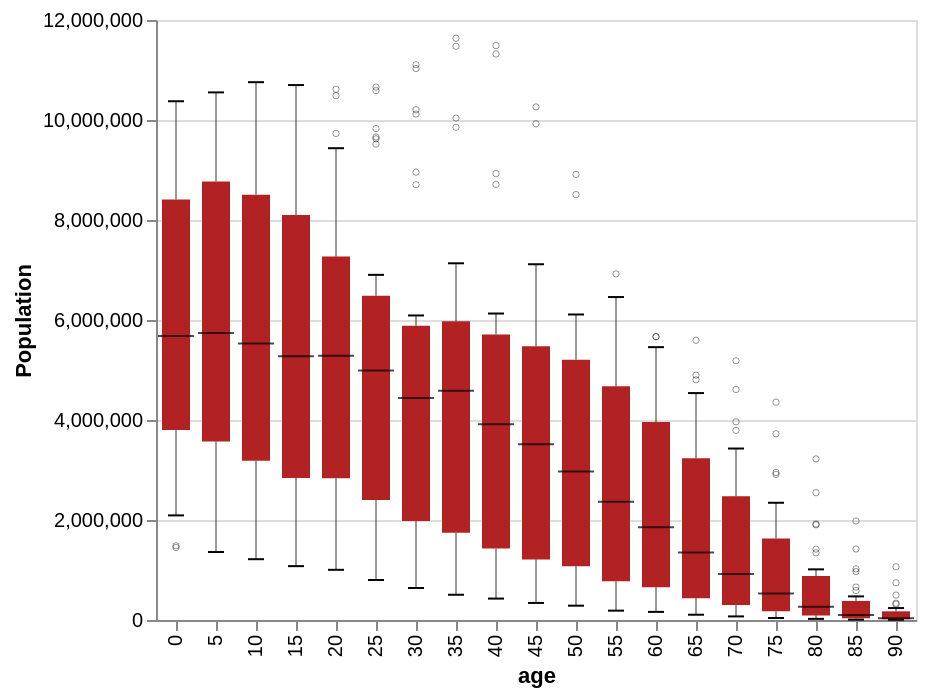

Write the Vega-Lite specification saved for this chart.
### Vega-Lite specification from a JSON file in a GitHub repository (floating-point values rounded to 4 significant figures; data arrays with more than 128 entries replaced by an {"elided": "..."} marker saying what was removed)
{"$schema": "https://vega.github.io/schema/vega-lite/v5.json", "data": {"values": {"elided": "570 records"}}, "encoding": {"x": {"field": "age", "type": "ordinal"}, "y": {"axis": {"title": "Population"}, "field": "people", "type": "quantitative"}}, "mark": {"box": {"color": "firebrick"}, "extent": 0.5, "median": {"fill": "black", "size": 18, "strokeWidth": 0}, "outliers": {"color": "black", "size": 10, "strokeWidth": 0.3}, "rule": {"strokeWidth": 0.4}, "ticks": {"size": 8}, "type": "boxplot"}}
